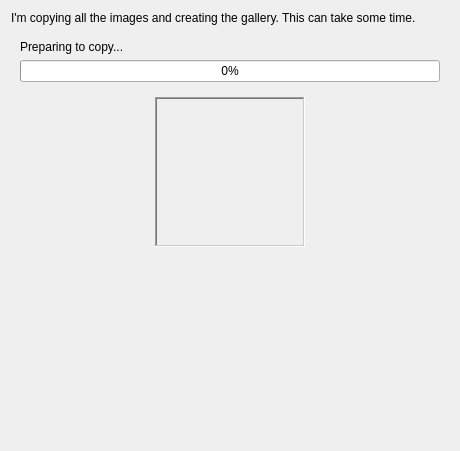
<ui version="4.0" >
 <class>CopyPage</class>
 <widget class="QWizardPage" name="CopyPage" >
  <property name="geometry" >
   <rect>
    <x>0</x>
    <y>0</y>
    <width>456</width>
    <height>451</height>
   </rect>
  </property>
  <property name="windowTitle" >
   <string>Form</string>
  </property>
  <layout class="QGridLayout" >
   <item row="0" column="0" colspan="3" >
    <widget class="QLabel" name="label" >
     <property name="text" >
      <string>I'm copying all the images and creating the gallery. This can take some time.</string>
     </property>
     <property name="wordWrap" >
      <bool>true</bool>
     </property>
    </widget>
   </item>
   <item row="1" column="0" colspan="3" >
    <widget class="QFrame" name="progressFrame" >
     <property name="frameShape" >
      <enum>QFrame::NoFrame</enum>
     </property>
     <property name="frameShadow" >
      <enum>QFrame::Plain</enum>
     </property>
     <property name="lineWidth" >
      <number>0</number>
     </property>
     <layout class="QGridLayout" >
      <item row="0" column="0" >
       <widget class="QLabel" name="progressLabel" >
        <property name="text" >
         <string>Preparing to copy...</string>
        </property>
       </widget>
      </item>
      <item row="1" column="0" >
       <widget class="QProgressBar" name="progressBar" >
        <property name="value" >
         <number>0</number>
        </property>
        <property name="orientation" >
         <enum>Qt::Horizontal</enum>
        </property>
       </widget>
      </item>
     </layout>
    </widget>
   </item>
   <item row="2" column="0" >
    <spacer>
     <property name="orientation" >
      <enum>Qt::Horizontal</enum>
     </property>
     <property name="sizeHint" >
      <size>
       <width>40</width>
       <height>20</height>
      </size>
     </property>
    </spacer>
   </item>
   <item row="2" column="1" >
    <widget class="QFrame" name="progressThumbnailFrame" >
     <property name="minimumSize" >
      <size>
       <width>150</width>
       <height>150</height>
      </size>
     </property>
     <property name="maximumSize" >
      <size>
       <width>150</width>
       <height>150</height>
      </size>
     </property>
     <property name="frameShape" >
      <enum>QFrame::WinPanel</enum>
     </property>
     <property name="frameShadow" >
      <enum>QFrame::Sunken</enum>
     </property>
     <layout class="QGridLayout" >
      <property name="leftMargin" >
       <number>9</number>
      </property>
      <property name="topMargin" >
       <number>9</number>
      </property>
      <property name="rightMargin" >
       <number>9</number>
      </property>
      <property name="bottomMargin" >
       <number>9</number>
      </property>
      <property name="horizontalSpacing" >
       <number>6</number>
      </property>
      <property name="verticalSpacing" >
       <number>6</number>
      </property>
      <item row="0" column="0" >
       <widget class="QLabel" name="imageLabel" >
        <property name="minimumSize" >
         <size>
          <width>128</width>
          <height>128</height>
         </size>
        </property>
        <property name="text" >
         <string/>
        </property>
       </widget>
      </item>
     </layout>
    </widget>
   </item>
   <item row="2" column="2" >
    <spacer>
     <property name="orientation" >
      <enum>Qt::Horizontal</enum>
     </property>
     <property name="sizeHint" >
      <size>
       <width>40</width>
       <height>20</height>
      </size>
     </property>
    </spacer>
   </item>
   <item row="3" column="0" colspan="3" >
    <spacer>
     <property name="orientation" >
      <enum>Qt::Vertical</enum>
     </property>
     <property name="sizeHint" >
      <size>
       <width>438</width>
       <height>20</height>
      </size>
     </property>
    </spacer>
   </item>
  </layout>
 </widget>
 <customwidgets>
  <customwidget>
   <class>QWizardPage</class>
   <extends>QWidget</extends>
   <header location="global" >QtGui/QWizardPage</header>
  </customwidget>
 </customwidgets>
 <resources/>
 <connections/>
</ui>
